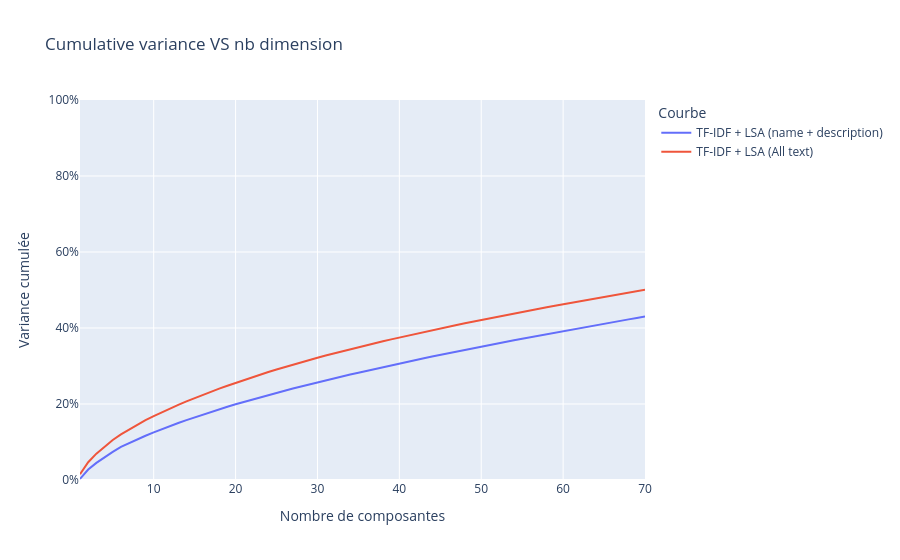

Source (notebook cell):
### Code cell
import plotly_express as px

df_var = pd.DataFrame({
    "TF-IDF + LSA (name + description)": variance_cumulee,
    "TF-IDF + LSA (All text)": variance_cumulee1,
})
df_var.index = range(1, len(df_var) + 1)        # axe x = nombre de composantes (1, 2, 3...)

fig = px.line(df_var, title="Cumulative variance VS nb dimension",
              labels={"index": "Nombre de composantes", "value": "Variance cumulée", "variable": "Courbe"})
fig.update_yaxes(tickformat=".0%", range=[0, 1])
fig.update_layout(legend_title_text="Courbe")
fig.show()

#px.line(y=[variance_cumulee,variance_cumulee1],title="Cumulative variance VS nb dimension ")

### Figure 1 — Plotly figure (JSON) as saved in the notebook; plotly's stock layout.template omitted (floating-point values rounded to 4 significant figures)
{"data": [{"hovertemplate": "Courbe=TF-IDF + LSA (name + description)<br>Nombre de composantes=%{x}<br>Variance cumulée=%{y}<extra></extra>", "legendgroup": "TF-IDF + LSA (name + description)", "line": {"color": "#636efa", "dash": "solid"}, "marker": {"symbol": "circle"}, "mode": "lines", "name": "TF-IDF + LSA (name + description)", "orientation": "v", "showlegend": true, "type": "scatter", "x": [1, 2, 3, 4, 5, 6, 7, 8, 9, 10, 11, 12, 13, 14, 15, 16, 17, 18, 19, 20, 21, 22, 23, 24, 25, 26, 27, 28, 29, 30, 31, 32, 33, 34, 35, 36, 37, 38, 39, 40, 41, 42, 43, 44, 45, 46, 47, 48, 49, 50, 51, 52, 53, 54, 55, 56, 57, 58, 59, 60, 61, 62, 63, 64, 65, 66, 67, 68, 69, 70], "xaxis": "x", "y": [0.002749, 0.02751, 0.04504, 0.06023, 0.07389, 0.08727, 0.09751, 0.1072, 0.1165, 0.1253, 0.1339, 0.1421, 0.1499, 0.1574, 0.1648, 0.1721, 0.1793, 0.1861, 0.1928, 0.1992, 0.2055, 0.2116, 0.2178, 0.2237, 0.2295, 0.2351, 0.2406, 0.2462, 0.2515, 0.2569, 0.2621, 0.2673, 0.2724, 0.2775, 0.2825, 0.2874, 0.2922, 0.297, 0.3018, 0.3065, 0.3112, 0.3159, 0.3204, 0.3249, 0.3294, 0.3338, 0.3382, 0.3425, 0.3468, 0.3511, 0.3553, 0.3595, 0.3636, 0.3677, 0.3718, 0.3759, 0.3799, 0.3839, 0.3879, 0.3919, 0.3958, 0.3997, 0.4036, 0.4075, 0.4114, 0.4152, 0.419, 0.4227, 0.4265, 0.4302], "yaxis": "y"}, {"hovertemplate": "Courbe=TF-IDF + LSA (All text)<br>Nombre de composantes=%{x}<br>Variance cumulée=%{y}<extra></extra>", "legendgroup": "TF-IDF + LSA (All text)", "line": {"color": "#EF553B", "dash": "solid"}, "marker": {"symbol": "circle"}, "mode": "lines", "name": "TF-IDF + LSA (All text)", "orientation": "v", "showlegend": true, "type": "scatter", "x": [1, 2, 3, 4, 5, 6, 7, 8, 9, 10, 11, 12, 13, 14, 15, 16, 17, 18, 19, 20, 21, 22, 23, 24, 25, 26, 27, 28, 29, 30, 31, 32, 33, 34, 35, 36, 37, 38, 39, 40, 41, 42, 43, 44, 45, 46, 47, 48, 49, 50, 51, 52, 53, 54, 55, 56, 57, 58, 59, 60, 61, 62, 63, 64, 65, 66, 67, 68, 69, 70], "xaxis": "x", "y": [0.01527, 0.04671, 0.0694, 0.08803, 0.1053, 0.1201, 0.1329, 0.1455, 0.1574, 0.1682, 0.1786, 0.1886, 0.1978, 0.2068, 0.2156, 0.2242, 0.2326, 0.2403, 0.2479, 0.2555, 0.2629, 0.2702, 0.2772, 0.2841, 0.2908, 0.2973, 0.3036, 0.3099, 0.3159, 0.3217, 0.3274, 0.3331, 0.3387, 0.3441, 0.3495, 0.3548, 0.3599, 0.365, 0.3701, 0.3751, 0.3799, 0.3848, 0.3896, 0.3943, 0.399, 0.4036, 0.4081, 0.4126, 0.417, 0.4214, 0.4258, 0.4301, 0.4343, 0.4385, 0.4426, 0.4467, 0.4508, 0.4548, 0.4588, 0.4627, 0.4667, 0.4706, 0.4744, 0.4782, 0.4821, 0.4858, 0.4895, 0.4932, 0.4969, 0.5005], "yaxis": "y"}], "layout": {"legend": {"title": {"text": "Courbe"}, "tracegroupgap": 0}, "title": {"text": "Cumulative variance VS nb dimension"}, "xaxis": {"anchor": "y", "domain": [0, 1], "title": {"text": "Nombre de composantes"}}, "yaxis": {"anchor": "x", "domain": [0, 1], "range": [0, 1], "tickformat": ".0%", "title": {"text": "Variance cumulée"}}}}
